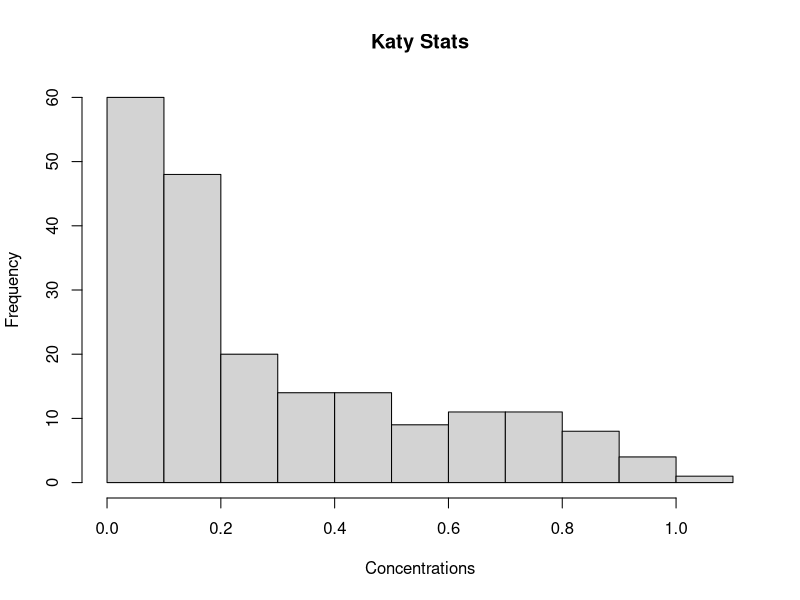
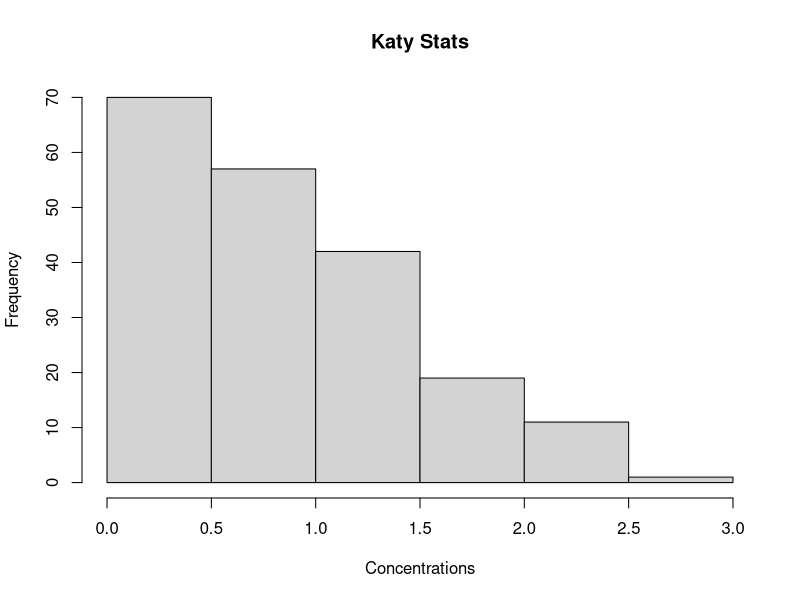
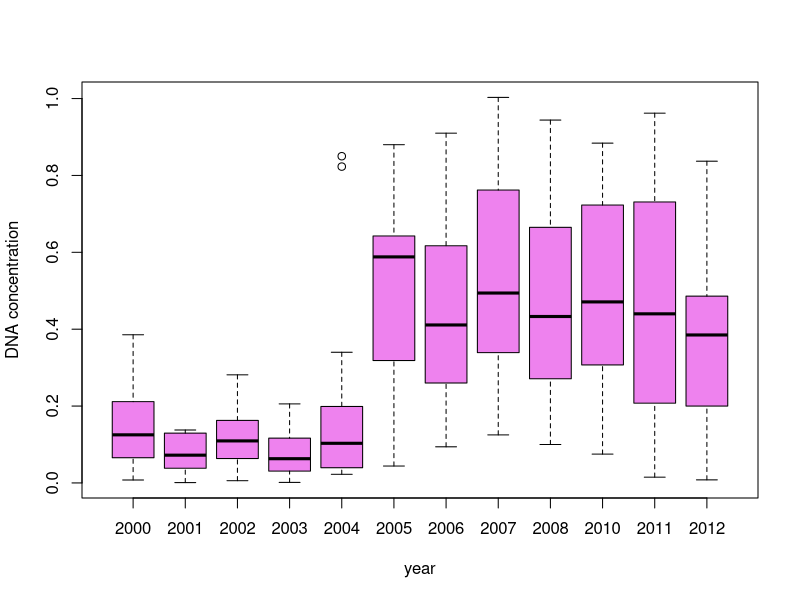
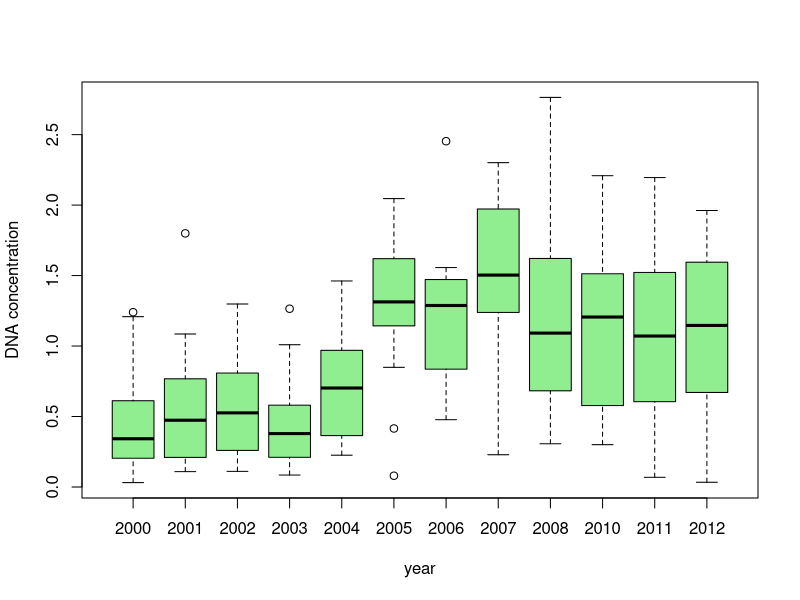
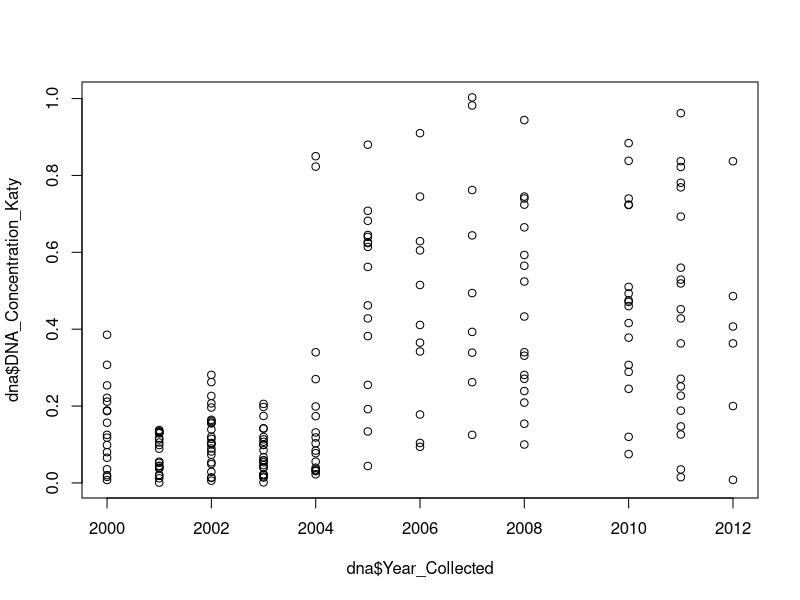
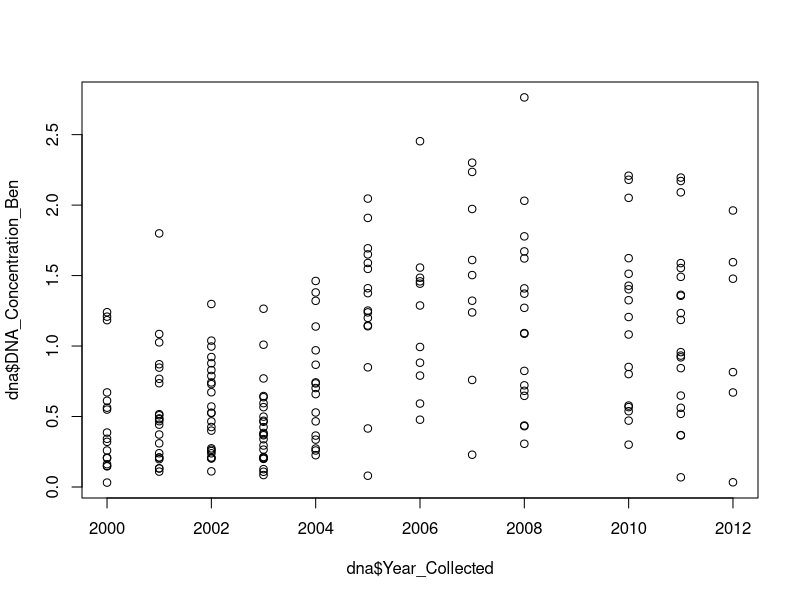
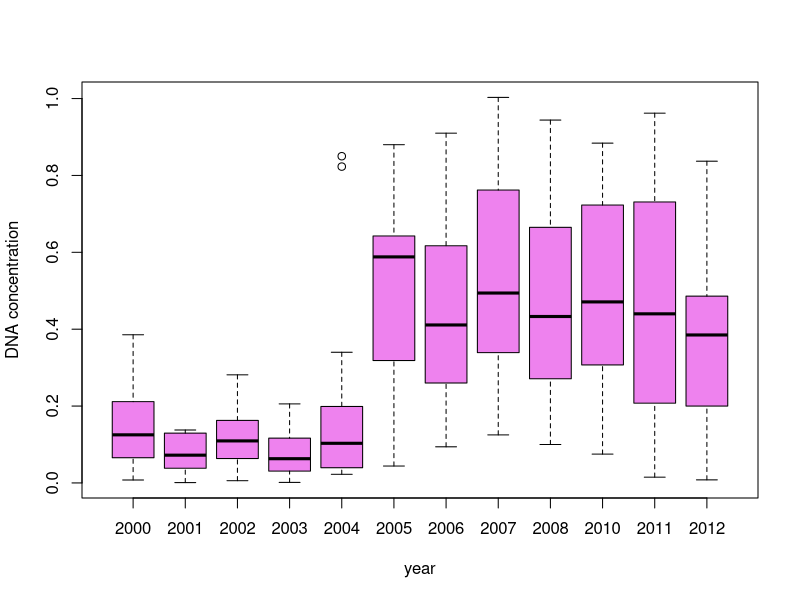
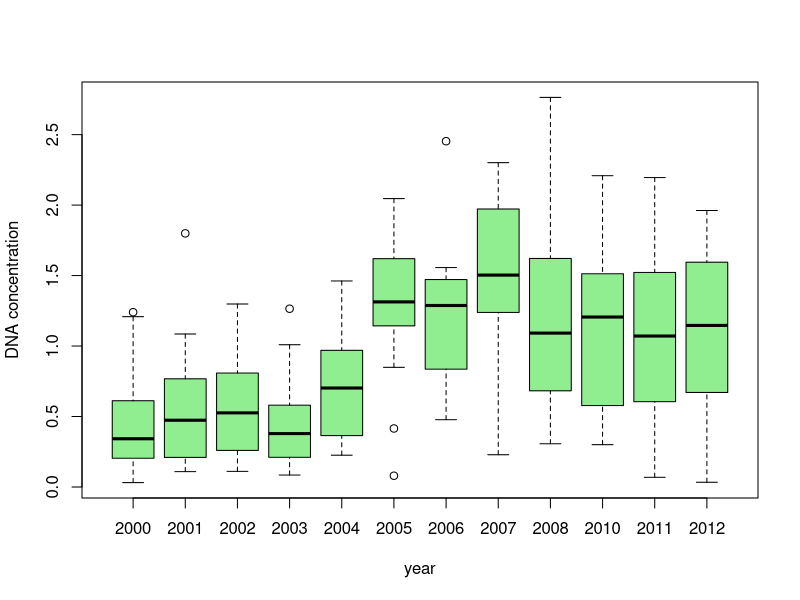

Generate these figures, in order, with R:
library(tidyverse)

read.csv("./DNA_Conc_by_Extraction_Date.csv")

dna = read.csv("./DNA_Conc_by_Extraction_Date.csv")

names(dna)
summary(dna)
class(dna)
dim(dna)
str(dna)

hist(dna$DNA_Concentration_Katy,main = "Katy Stats",xlab = "Concentrations")
hist(dna$DNA_Concentration_Ben,main = "Katy Stats",xlab = "Concentrations")

boxplot(DNA_Concentration_Katy~Year_Collected, data=dna, xlab="year", ylab="DNA concentration", col= "violet")
boxplot(DNA_Concentration_Ben~Year_Collected, data = dna, xlab = "year", ylab = "DNA concentration", col = "light green")

jpeg("./Bigelow_Plot1.jpeg")
boxplot(DNA_Concentration_Katy~Year_Collected, data=dna, xlab="year", ylab="DNA concentration", col= "violet")
dev.off()

jpeg("./Bigelow_Plot2.jpeg")
boxplot(DNA_Concentration_Ben~Year_Collected, data = dna, xlab = "year", ylab = "DNA concentration", col = "light green")
dev.off()

plot(y=dna$DNA_Concentration_Katy,x=dna$Year_Collected)
plot(dna$Year_Collected,dna$DNA_Concentration_Ben)

dna$DNA_Concentration_Katy-dna$DNA_Concentration_Ben
years <- as.numeric(dna$Year_Collected)
mean(dna$DNA_Concentration_Ben)

for (i in levels(factor(dna$Year_Collected))){
  #print(i)
  #print(mean(dna$DNA_Concentration_Ben))
  #print(mean(dna$DNA_Concentration_Katy))
  
  print (c(i, mean(dna$DNA_Concentration_Ben), mean(dna$DNA_Concentration_Katy)))
}





